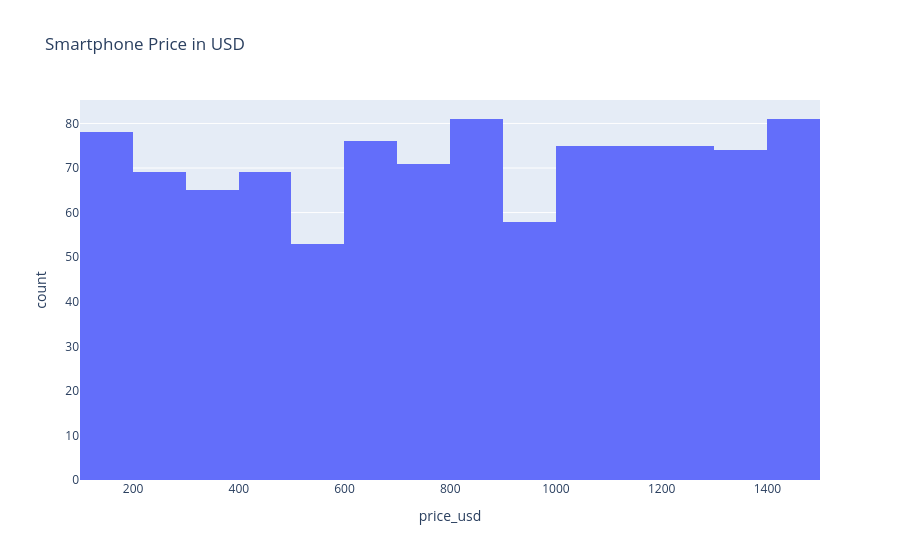

Here is the notebook cell this chart was saved with:
### Markdown cell above
---

### 🎯 Exercise 4: Price histogram

#### 👇 Tasks

- ✔️ Draw a histogram (vertical) of `"price_usd"` in `df`.
- ✔️ Store your figure to a variable named `fig`.
- ✔️ Add an appropriate title to your figure.
- ✔️ Display the figure using `fig.show()`

### Code cell
# YOUR CODE BEGINS
fig = px.histogram(df, x="price_usd", title="Smartphone Price in USD")
fig.show()
# YOUR CODE ENDS

### Figure 1 — Plotly figure (JSON) as saved in the notebook; plotly's stock layout.template omitted (floating-point values rounded to 4 significant figures; data arrays with more than 128 entries replaced by an {"elided": "..."} marker saying what was removed)
{"data": [{"bingroup": "x", "hovertemplate": "price_usd=%{x}<br>count=%{y}<extra></extra>", "legendgroup": "", "marker": {"color": "#636efa", "pattern": {"shape": ""}}, "name": "", "orientation": "v", "showlegend": false, "type": "histogram", "x": {"elided": "1000 int values"}, "xaxis": "x", "yaxis": "y"}], "layout": {"barmode": "relative", "legend": {"tracegroupgap": 0}, "title": {"text": "Smartphone Price in USD"}, "xaxis": {"anchor": "y", "domain": [0, 1], "title": {"text": "price_usd"}}, "yaxis": {"anchor": "x", "domain": [0, 1], "title": {"text": "count"}}}}
